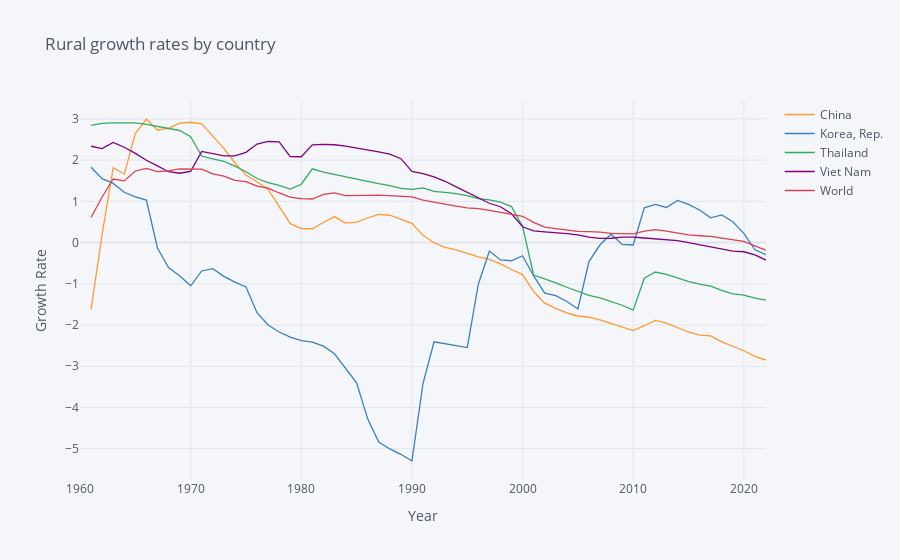

Notebook code for this chart:
### Markdown cell above
### 7.1 Rural growth rates by country

### Code cell
import numpy as np

variable_labels = {"SP.RUR.TOTL.ZG":"Rural population growth (annual %)"
                  }

# Three letter codes come from wbdata.get_country()
countries = {"KOR":"Korea, Rep.",
             "CHN":"China",
             "THA":"Thailand",
             "VNM":"Viet Nam", 
             "WLD":"World"
            }

df = wbdata.get_dataframe(variable_labels, country = countries).squeeze()

df = df.unstack('country')
# Date index is of type string; change to integers
df.index = df.index.astype(int)

# Differences (over time) in logs give us growth rates
df.iplot(title="Rural growth rates by country",
                        yTitle="Growth Rate",xTitle='Year')
